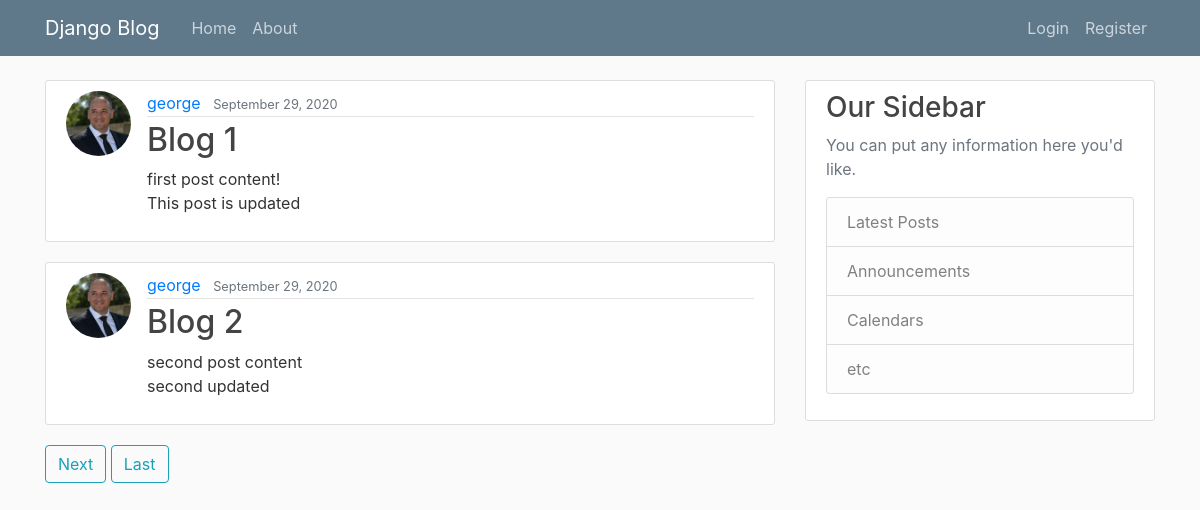
The page / on the database its author committed.
### blog/models.py (models this page shows, shortened)
class Post(models.Model):
    title = models.CharField(max_length=100)
    content = models.TextField()
    date_posted = models.DateTimeField(default=timezone.now)
    author = models.ForeignKey(User, on_delete=models.CASCADE)

### users/models.py (models this page shows, shortened)
class Profile(models.Model):
    user = models.OneToOneField(User, on_delete=models.CASCADE)
    image = models.ImageField(default='default.jpg',upload_to='profile_pics')

### blog/views.py (the view)
# urls.py: path('', PostListView.as_view(), name='blog-home'),
class PostListView(ListView):
    model = Post
    template_name = 'blog/home.html'  # <app>/<model>_<viewtype>.html
    context_object_name = 'posts'
    paginate_by = 2

### blog/templates/blog/home.html (shortened to what this page needs)
{% extends 'blog/base.html' %} {% block content %} {% for post in posts %}
<article class="media content-section">
  <img class="rounded-circle article-img" src="{{post.author.profile.image.url}}" />
  <div class="media-body">
    <div class="article-metadata">
      <a class="mr-2" href="{% url 'user-posts' post.author.username %}">{{ post.author }}</a>
      <small class="text-muted">{{ post.date_posted | date:"F d, Y" }}</small>
    </div>
    <h2>
      <a class="article-title" href="{% url 'post-detail' post.id %}">{{ post.title }}</a>
    </h2>
    <p class="article-content">{{ post.content }}</p>
  </div>
</article>
{%endfor%} {% if is_paginated %}
 {% if page_obj.has_next %}
<a class="btn btn-outline-info mb-4" href="?page={{page_obj.next_page_number}}">Next</a>
<a class="btn btn-outline-info mb-4" href="?page={{page_obj.paginator.num_pages}}">Last</a> {% endif %} {% endif %}
{% endblock content%}

### blog/templates/blog/base.html (shortened to what this page needs)
{%load static%}
<!DOCTYPE html>
<html>
<head>
    <link rel="stylesheet" href="https://stackpath.bootstrapcdn.com/bootstrap/4.5.2/css/bootstrap.min.css"
>
    <link rel="stylesheet" type="text/css" href="{% static 'blog/main.css' %}">
</head>
<body>
    <header class="site-header">
        <nav class="navbar navbar-expand-md navbar-dark bg-steel fixed-top">
            <div class="container">
                <a class="navbar-brand mr-4" href="/">Django Blog</a>
                <div class="collapse navbar-collapse" id="navbarToggle">
                    <div class="navbar-nav mr-auto">
                        <a class="nav-item nav-link" href="{% url 'blog-home' %}">Home</a>
                        <a class="nav-item nav-link" href="{% url 'blog-about' %}">About</a>
                    </div>
                    <div class="navbar-nav">
                        {% if user.is_authenticated %}
                        <a class="nav-item nav-link" href="{% url 'post-create'%}">New Post</a>
                        <a class="nav-item nav-link" href="{% url 'profile'%}">Profile</a>
                        <a class="nav-item nav-link" href="{% url 'logout'%}">Logout</a>
                        {% else %}
                        <a class="nav-item nav-link" href="{% url 'login'%}">Login</a>
                        <a class="nav-item nav-link" href="{% url 'register'%}">Register</a>
                        {% endif %}
                    </div>
                </div>
            </div>
        </nav>
    </header>
    <main role="main" class="container">
        <div class="row">
            <div class="col-md-8">
                {% block content %}{% endblock %}
            </div>
            <div class="col-md-4">
                <div class="content-section">
                    <h3>Our Sidebar</h3>
                    <p class='text-muted'>You can put any information here you'd like.
                        <ul class="list-group">
                            <li class="list-group-item list-group-item-light">Latest Posts</li>
                            <li class="list-group-item list-group-item-light">Announcements</li>
                            <li class="list-group-item list-group-item-light">Calendars</li>
                            <li class="list-group-item list-group-item-light">etc</li>
                        </ul>
                    </p>
                </div>
            </div>
        </div>
    </main>
</body>
</html>

### blog/static/blog/main.css (style rules this page uses)
body { background: #fafafa; color: #333333; margin-top: 5rem; }
h1, h2, h3, h4, h5, h6 { color: #444444; }
ul { margin: 0; }
.bg-steel { background-color: #5f788a; }
.site-header .navbar-nav .nav-link { color: #cbd5db; }
.content-section { background: #ffffff; padding: 10px 20px; border: 1px solid #dddddd; border-radius: 3px; margin-bottom: 20px; }
.article-title { color: #444444; }
.article-content { white-space: pre-line; }
.article-img { height: 65px; width: 65px; margin-right: 16px; }
.article-metadata { padding-bottom: 1px; margin-bottom: 4px; border-bottom: 1px solid #e3e3e3 }

### rows shown on the page
Post: author.profile.image (picture), author "george", date_posted "September 29, 2020", title "Blog 1", content "first post content! This post is updated"
Post: author.profile.image (picture), author "george", date_posted "September 29, 2020", title "Blog 2", content "second post content second updated"
